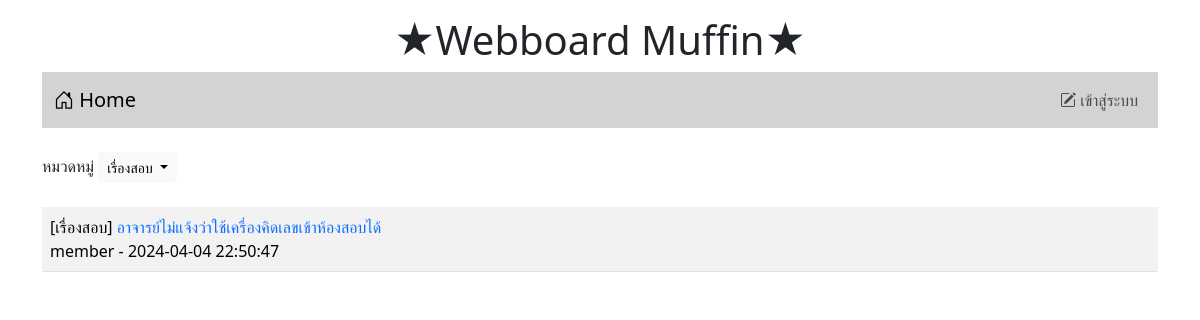
The app's page /index.php?catid=6 with its own data.
### tables this page shows
CREATE TABLE `category` (
  `id` int(11) NOT NULL,
  `name` varchar(32) NOT NULL
);

CREATE TABLE `post` (
  `id` int(11) NOT NULL,
  `title` varchar(128) NOT NULL,
  `content` varchar(2048) NOT NULL,
  `post_date` datetime NOT NULL,
  `cat_id` int(11) NOT NULL,
  `user_id` int(11) NOT NULL
);

CREATE TABLE `user` (
  `id` int(11) NOT NULL,
  `login` varchar(32) NOT NULL,
  `password` varchar(64) NOT NULL,
  `name` varchar(64) NOT NULL,
  `gender` char(1) NOT NULL,
  `email` varchar(32) NOT NULL,
  `role` char(1) NOT NULL
);

### index.php (the view, shortened to what this page needs)
<!DOCTYPE html>
<html lang="en">
<head>
    <link href="https://cdn.jsdelivr.net/npm/bootstrap@5.3.2/dist/css/bootstrap.min.css" rel="stylesheet">
    <link rel="stylesheet" href="https://cdn.jsdelivr.net/npm/bootstrap-icons@1.11.3/font/bootstrap-icons.min.css">
</head>
<body>
    <div class="container-lg">
        <h1 style="text-align: center;" class="mt-3">★Webboard Muffin★</h1>
        <?php include("nav.php") ?>
        <div class="mt-4 d-flex justify-content-between">
            <div>
                <label>หมวดหมู่</label>
                <span class="dropdown">
                    <?php
                        if (isset($_GET['catid']) && !empty($_GET['catid'])){
                            $conn = new PDO("mysql:host=localhost;dbname=webboard;charset=utf8", "root", "");
                            $sql = "SELECT * FROM category as c
                                    WHERE c.id = {$_GET['catid']}";
                            foreach ($conn->query($sql) as $row) {
                        ?>
                            <button class="btn btn-light btn-sm dropdown-toggle" type="button" data-bs-toggle="dropdown" aria-expanded="false">
                                <?=$row['name']?>
                            </button>
                        <?php
                            }
                        }else{
                        ?>
                            <button class="btn btn-light btn-sm dropdown-toggle" type="button" data-bs-toggle="dropdown" aria-expanded="false">
                                --ทั้งหมด--
                            </button>
                        <?php
                        }
                    ?>
                </span>
            </div>
        </div>
        <table class="table table-striped mt-4">
            <?php
            $conn = new PDO("mysql:host=localhost;dbname=webboard;charset=utf8", "root", "");
            $sql = "SELECT t3.name, t1.title, t1.id, t2.login,t1.user_id , t1.post_date FROM post AS t1
                INNER JOIN user AS t2 ON (t1.user_id=t2.id)
                INNER JOIN category AS t3 ON (t1.cat_id=t3.id)";
            if (isset($_GET['catid']) && !empty($_GET['catid'])) {
                $category_id = $_GET['catid'];
                $sql .= " WHERE t1.cat_id = $category_id";
            }
            $sql .= " ORDER BY t1.post_date DESC";
            $result = $conn->query($sql);
            while ($row = $result->fetch()) {
                echo "<tr>
                        <td class='d-flex justify-content-between'>
                            <div>  [{$row['name']}]
                                <a href='post.php?id={$row['id']}' style='text-decoration:none'> {$row['title']} </a>
                                <br>
                                {$row['login']} - {$row['post_date']}  </div>  ";
                echo "</td> </tr>";
            }
            ?>
        </table>
    </div>
</body>
</html>

### records on screen
category: name "เรื่องสอบ"
post: category.name "เรื่องสอบ", title "อาจารย์ไม่แจ้งว่าใช้เครื่องคิดเลขเข้าห้องสอบได้", user.login "member", post_date "2024-04-04 22:50:47"
